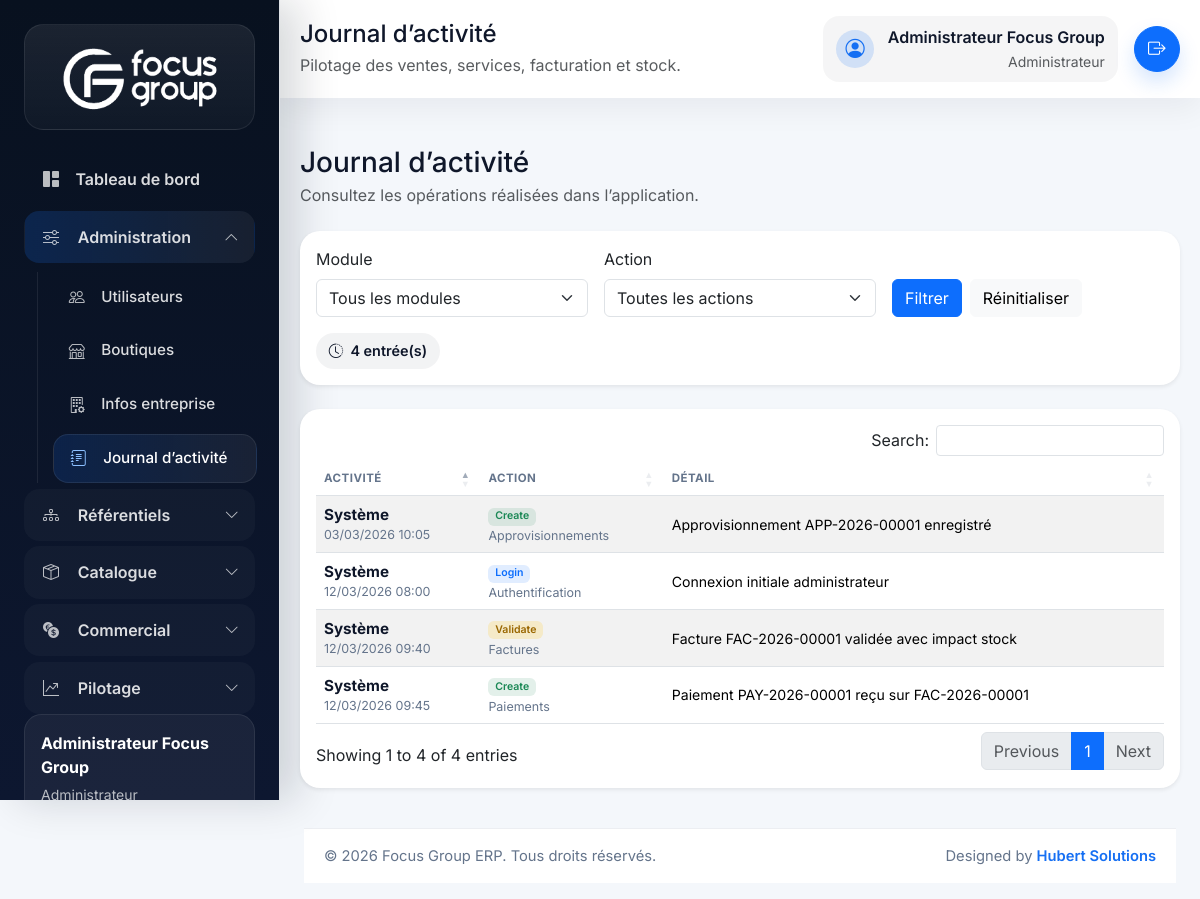
The page /index.php/activity-logs (signed in) on the database its author committed.
### tables this page shows
CREATE TABLE activity_logs (
    id BIGINT UNSIGNED AUTO_INCREMENT PRIMARY KEY,
    user_id BIGINT UNSIGNED NULL,
    module VARCHAR(100) NOT NULL,
    action VARCHAR(100) NOT NULL,
    description VARCHAR(255) NOT NULL,
    ip_address VARCHAR(45) NULL,
    user_agent VARCHAR(255) NULL,
    created_at DATETIME NOT NULL DEFAULT CURRENT_TIMESTAMP,
    CONSTRAINT fk_activity_logs_user FOREIGN KEY (user_id) REFERENCES users(id)
);

### app/Core/Controller.php (called while the page is built, shortened)
<?php
class Controller
{
    public function render(string $view, array $data = [], string $layout = 'app'): void
    {
        extract($data, EXTR_SKIP);
        $viewFile = view_path($view);
        require $viewFile;
    }
}

### app/Controllers/ActivityLogController.php (called while the page is built, shortened)
<?php
final class ActivityLogController extends Controller
{
    public function index(): void
    {
        $module = trim((string) ($_GET['module'] ?? ''));
        $action = trim((string) ($_GET['action'] ?? ''));
        $activityLog = new ActivityLog();
        $this->render('activitylogs.index', [
            'pageTitle' => 'Journal d’activité',
            'logs' => $activityLog->all($module !== '' ? $module : null, $action !== '' ? $action : null),
            'modules' => $activityLog->modules(),
            'actions' => $activityLog->actions(),
            'selectedModule' => $module,
            'selectedAction' => $action,
        ]);
    }
}

### app/Core/Router.php (called while the page is built, shortened)
<?php
final class Router
{
    private array $routes = [];
    private function addRoute(string $method, string $uri, array $action, array $middleware = []): void
    {
        $this->routes[$method][$this->normalizePath($uri)] = [
            'action' => $action,
            'middleware' => $middleware,
        ];
    }
    public function dispatch(string $method, string $uri): void
    {
        $path = $this->normalizeRequestUri($uri);
        $route = $this->routes[$method][$path] ?? null;
        try {
            [$controllerClass, $controllerMethod] = $route['action'];
            $controller = new $controllerClass();
            $controller->{$controllerMethod}();
        } catch (Throwable $throwable) {
            http_response_code(500);
            $this->renderError(500, 'Erreur interne', $throwable->getMessage());
        }
    }
    private function normalizeRequestUri(string $uri): string
    {
        $path = parse_url($uri, PHP_URL_PATH) ?: '/';
        if ($path === '/index.php') {
            $path = '/';
        } elseif (str_starts_with($path, '/index.php/')) {
            $path = substr($path, strlen('/index.php')) ?: '/';
        }
        return $this->normalizePath($path);
    }
    private function normalizePath(string $path): string
    {
        $path = '/' . trim($path, '/');
        return $path === '//' ? '/' : (rtrim($path, '/') ?: '/');
    }
}

### index.php (called while the page is built, shortened)
<?php
$appConfig = require __DIR__ . '/config/app.php';
if (($appConfig['base_url'] ?? '') === '') {
    $scriptName = str_replace('\\', '/', (string) ($_SERVER['SCRIPT_NAME'] ?? ''));
    $basePath = str_replace('\\', '/', dirname($scriptName));
    $appConfig['base_url'] = $basePath === '/' || $basePath === '.' ? '' : rtrim($basePath, '/');
}
$GLOBALS['config'] = [
    'app' => $appConfig,
    'database' => file_exists(__DIR__ . '/config/database.local.php')
        ? require __DIR__ . '/config/database.local.php'
        : require __DIR__ . '/config/database.php',
];
require __DIR__ . '/app/Helpers/functions.php';
spl_autoload_register(static function (string $class): void {
    $prefix = 'App\\';
    $baseDir = __DIR__ . '/app/';
    $relativeClass = substr($class, strlen($prefix));
    $file = $baseDir . str_replace('\\', '/', $relativeClass) . '.php';
});
$router = new Router();
$router->dispatch($_SERVER['REQUEST_METHOD'] ?? 'GET', $_SERVER['REQUEST_URI'] ?? '/');

### app/Helpers/functions.php (called while the page is built, shortened)
<?php
if (!function_exists('config')) {
    function config(?string $key = null, mixed $default = null): mixed
    {
        $config = $GLOBALS['config'] ?? [];
        $segments = explode('.', $key);
        $value = $config;
        foreach ($segments as $segment) {
            $value = $value[$segment];
        }
        return $value;
    }
}
if (!function_exists('url')) {
    function url(string $path = ''): string
    {
        $baseUrl = rtrim((string) config('app.base_url', ''), '/');
        $path = '/' . ltrim($path, '/');
        $routePrefix = rtrim((string) config('app.route_prefix', ''), '/');
        if (str_starts_with($path, '/public/')) {
            return ($baseUrl === '' ? '' : $baseUrl) . $path;
        }
        $prefix = $routePrefix === '' ? '' : $routePrefix;
        return ($baseUrl === '' ? '' : $baseUrl) . $prefix . $path;
    }
}
if (!function_exists('e')) {
    function e(?string $value): string
    {
        return htmlspecialchars((string) $value, ENT_QUOTES, 'UTF-8');
    }
}
if (!function_exists('module_label')) {
    function module_label(?string $module): string
    {
        return match (strtolower(trim((string) $module))) {
            'utilisateurs' => 'Utilisateurs',
            'parametres_entreprise' => 'Paramètres entreprise',
            default => ucfirst(str_replace('_', ' ', trim((string) $module))),
        };
    }
}

### app/Core/Model.php (called while the page is built, shortened)
<?php
abstract class Model
{
    public function __construct()
    {
        $this->db = Database::connection();
    }
}

### app/Core/Database.php (called while the page is built, shortened)
<?php
final class Database
{
    private static ?PDO $connection = null;
    public static function connection(): PDO
    {
        $config = config('database');
        $dsn = sprintf(
            'mysql:host=%s;port=%s;dbname=%s;charset=%s',
            $config['host'],
            $config['port'],
            $config['dbname'],
            $config['charset']
        );
        try {
            self::$connection = new PDO($dsn, $config['username'], $config['password'], $config['options']);
        } catch (PDOException $exception) {
            throw new RuntimeException('Connexion MySQL impossible : ' . $exception->getMessage());
        }
        return self::$connection;
    }
}

### app/Models/ActivityLog.php (called while the page is built, shortened)
<?php
final class ActivityLog extends Model
{
    public function all(?string $module = null, ?string $action = null): array
    {
        $sql = 'SELECT al.*, u.full_name FROM activity_logs al LEFT JOIN users u ON u.id = al.user_id WHERE 1=1';
        $params = [];
        $sql .= ' ORDER BY al.id DESC';
        $statement = $this->db->prepare($sql);
        $statement->execute($params);
        return $statement->fetchAll();
    }
}

### app/Views/activitylogs/index.php (the view, shortened to what this page needs)
<?php $logCount = count($logs); ?>
<div class="page-hero">
    <div>
        <h1 class="h3 mb-1">Journal d’activité</h1>
        <p class="text-muted mb-0">Consultez les opérations réalisées dans l’application.</p>
    </div>
</div>
<div class="card border-0 shadow-sm mb-4 filter-card">
    <div class="card-body">
        <form method="GET" action="<?= e(url('/activity-logs')) ?>" class="row g-3 align-items-end">
            <div class="col-md-4">
                <label for="module" class="form-label">Module</label>
                <select name="module" id="module" class="form-select">
                    <option value="">Tous les modules</option>
                </select>
            </div>
            <div class="col-md-4">
                <label for="action" class="form-label">Action</label>
                <select name="action" id="action" class="form-select">
                    <option value="">Toutes les actions</option>
                </select>
            </div>
            <div class="col-md-4 d-flex gap-2">
                <button type="submit" class="btn btn-primary">Filtrer</button>
                <a href="<?= e(url('/activity-logs')) ?>" class="btn btn-light">Réinitialiser</a>
            </div>
        </form>
        <div class="d-flex flex-wrap gap-2 mt-3">
            <span class="summary-chip"><i class="bi bi-clock-history"></i> <?= e((string) $logCount) ?> entrée(s)</span>
        </div>
    </div>
</div>
<div class="card border-0 shadow-sm">
    <div class="card-body">
        <div class="table-responsive">
            <table class="table table-hover table-striped align-middle js-datatable">
                <thead>
                    <tr>
                        <th>Activité</th>
                        <th>Action</th>
                        <th>Détail</th>
                    </tr>
                </thead>
                <tbody>
                    <?php if ($logs === []): ?>
                        <tr>
                            <td colspan="3" class="p-0">
                                <div class="empty-state">
                                    <i class="bi bi-journal-text"></i>
                                    <div class="fw-semibold mb-1">Aucune activité à afficher</div>
                                    <p class="mb-0">Essayez d’élargir les filtres ou effectuez une première opération dans l’application.</p>
                                </div>
                            </td>
                        </tr>
                    <?php else: ?>
                        <?php foreach ($logs as $log): ?>
                            <tr>
                                <td>
                                    <div class="table-cell-stack">
                                        <div class="table-cell-main"><?= e($log['user_name'] ?? 'Système') ?></div>
                                        <div class="table-cell-meta"><?= e(date('d/m/Y H:i', strtotime($log['created_at']))) ?></div>
                                    </div>
                                </td>
                                <td>
                                    <div class="table-cell-stack">
                                        <div><span class="badge badge-action <?= e(strtolower((string) $log['action'])) ?>"><?= e($log['action']) ?></span></div>
                                        <div class="table-cell-meta"><?= e(module_label($log['module'])) ?></div>
                                    </div>
                                </td>
                                <td><?= e($log['description']) ?></td>
                            </tr>
                        <?php endforeach; ?>
                    <?php endif; ?>
                </tbody>
            </table>
        </div>
    </div>
</div>

### public/assets/css/app.css (style rules this page uses)
:root { --fg-primary: #156ff3; --fg-primary-dark: #0c56c9; --fg-primary-soft: rgba(21, 111, 243, 0.16); --fg-dark: #0f172a; --fg-muted: #64748b; --fg-soft: #f8fafc; --fg-sidebar: #08111f; --fg-sidebar-soft: #0f1d36; }
body { font-family: 'Inter', sans-serif; background: #f4f7fb; color: var(--fg-dark); }
.card { border-radius: 1.25rem; }
.page-hero { display: flex; justify-content: space-between; align-items: center; gap: 1rem; margin-bottom: 1.5rem; }
.filter-card { position: sticky; top: 1rem; }
.summary-chip { display: inline-flex; align-items: center; gap: 0.45rem; padding: 0.45rem 0.8rem; border-radius: 999px; background: rgba(15, 23, 42, 0.05); color: var(--fg-dark); font-size: 0.9rem; font-weight: 600; }
.table thead th { color: var(--fg-muted); font-size: 0.72rem; text-transform: uppercase; letter-spacing: 0.04em; }
.table tbody td { vertical-align: middle; font-size: 0.88rem; line-height: 1.35; }
.table-cell-stack { display: flex; flex-direction: column; gap: 0.15rem; }
.table-cell-main { font-size: 0.95rem; font-weight: 700; color: var(--fg-dark); line-height: 1.3; }
.table-cell-meta { font-size: 0.78rem; color: var(--fg-muted); line-height: 1.3; }
.badge-action { text-transform: capitalize; font-weight: 600; background: rgba(15, 23, 42, 0.06); color: var(--fg-dark); }
.badge-action.create { background: rgba(25, 135, 84, 0.12); color: #198754; }
.badge-action.validate, .badge-action.receive, .badge-action.convert { background: rgba(255, 193, 7, 0.18); color: #9a6700; }
.badge-action.login, .badge-action.logout { background: rgba(13, 110, 253, 0.12); color: #0d6efd; }

### rows shown on the page
activity_logs: user_name "Système", created_at "12/03/2026 09:45", action "Create", module "Paiements", description "Paiement PAY-2026-00001 reçu sur FAC-2026-00001"
activity_logs: user_name "Système", created_at "12/03/2026 09:40", action "Validate", module "Factures", description "Facture FAC-2026-00001 validée avec impact stock"
activity_logs: user_name "Système", created_at "03/03/2026 10:05", action "Create", module "Approvisionnements", description "Approvisionnement APP-2026-00001 enregistré"
activity_logs: user_name "Système", created_at "12/03/2026 08:00", action "Login", module "Authentification", description "Connexion initiale administrateur"

### other values the page prints
$currentUser['full_name'] "Administrateur Focus Group"
$currentUser['role_name'] "Administrateur"
$pageTitle "Journal d’activité"
app_scope_description() "Pilotage des ventes, services, facturation et stock."
$logCount "4"
config('app.name') "Focus Group ERP"
